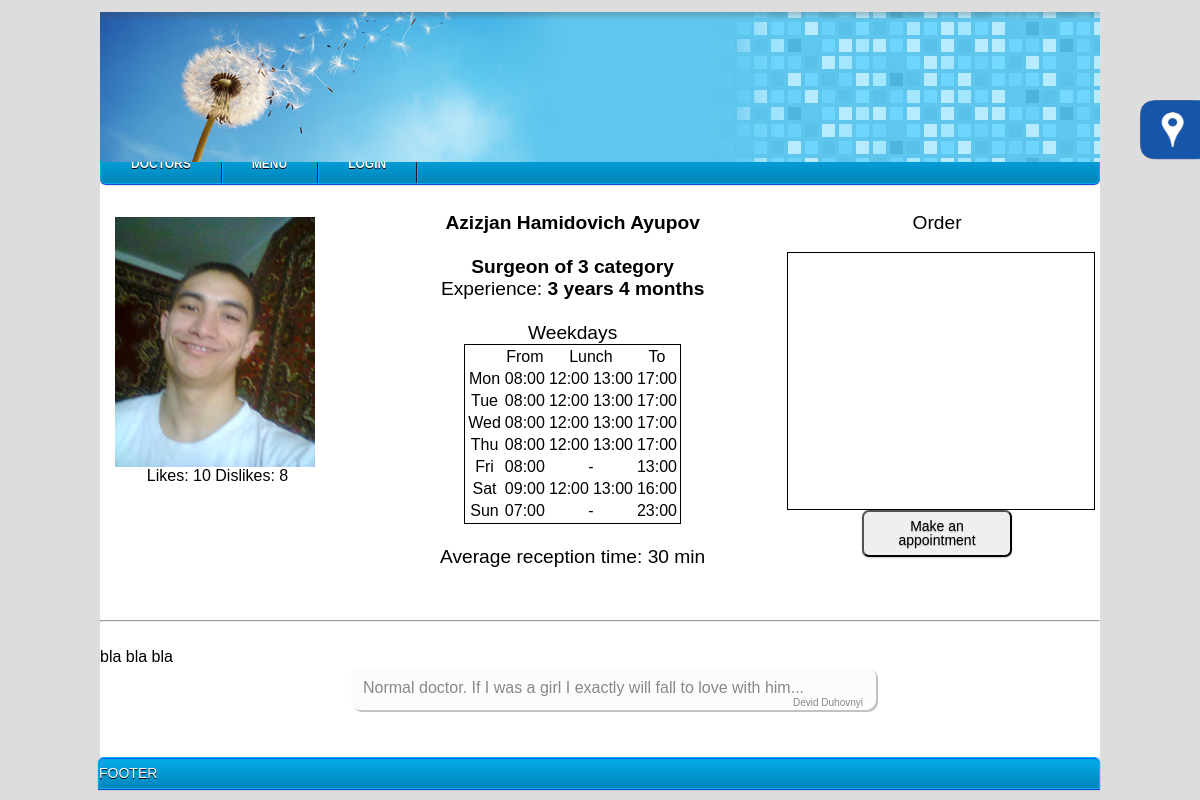
Page /index.php?doctor=25 on the earlier database version.
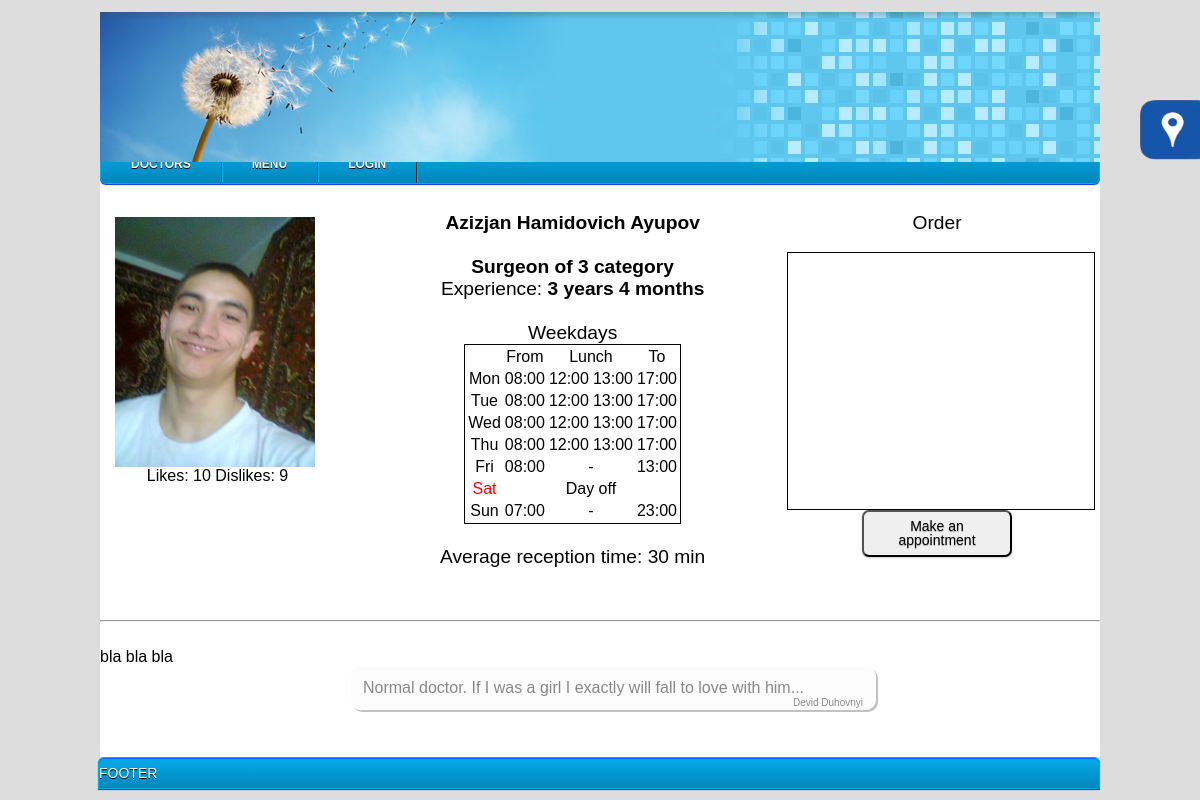
Same page on the later database version.
### tables this page shows
CREATE TABLE IF NOT EXISTS `Rating` (
  `Emp_ID` int(11) NOT NULL,
  `Likes` int(10) DEFAULT '0',
  `Dislikes` int(10) DEFAULT '0'
);

CREATE TABLE IF NOT EXISTS `Schedule` (
  `Day_ID` int(10) NOT NULL,
  `Emp_ID` int(10) NOT NULL,
  `Day` varchar(3) NOT NULL,
  `Start` time NOT NULL,
  `Lunch_Start` time DEFAULT NULL,
  `Lunch_End` time DEFAULT NULL,
  `End` time DEFAULT NULL
);

CREATE TABLE IF NOT EXISTS `Emp_comments` (
  `Emp_comments_ID` int(11) NOT NULL,
  `Emp_ID` int(5) NOT NULL,
  `Patient_Id` int(11) NOT NULL,
  `Date` timestamp NOT NULL DEFAULT CURRENT_TIMESTAMP,
  `Text` text NOT NULL
);

CREATE TABLE IF NOT EXISTS `patients` (
  `ID` int(11) NOT NULL,
  `First_Name` varchar(30) NOT NULL,
  `Middle_Name` varchar(30) DEFAULT NULL,
  `Second_Name` varchar(30) NOT NULL,
  `Birth_Date` date NOT NULL,
  `Gender` tinyint(1) NOT NULL DEFAULT '1',
  `Insurance_Category` int(10) DEFAULT NULL,
  `Diagnosis` int(11) NOT NULL,
  `Virus` tinyint(1) NOT NULL,
  `Receipt_Date` date NOT NULL,
  `Prof` varchar(25) NOT NULL,
  `Address` varchar(70) NOT NULL,
  `Phone` varchar(20) NOT NULL,
  `Email` varchar(30) NOT NULL,
  `Care_Doctor` int(5) NOT NULL,
  `Advisers` tinyint(1) DEFAULT NULL COMMENT 'If a patient has advisers here will 1 and we start to search him being sure he exists',
  `Care_Doctor_Prof` int(5) NOT NULL,
  `Photo` varchar(50) NOT NULL,
  `Comment` varchar(150) DEFAULT NULL
);

### pages/doctor.php (the view, shortened to what the changed rows need)
<?php
	if(isset($_GET[doctor])){
		$result = $mysqli->query("SELECT * FROM Employee WHERE Emp_ID=$_GET[doctor]");
		$data = $result->fetch_array();
		$result = $mysqli->query("SELECT Name FROM Staff WHERE Id = $data[Prof]");
		$dataFromStaff = $result->fetch_array();
		$result = $mysqli->query("SELECT * FROM `Schedule` WHERE Emp_ID = $_GET[doctor]") or die(mysql_error());
		$currentDate = date('m/d/Y');
		$diff = abs(strtotime($currentDate) - strtotime($data[CarierStart]));
		$years = floor($diff / (365*60*60*24));
		$months = floor(($diff - $years * 365*60*60*24) / (30*60*60*24));
		$query = $mysqli->query("SELECT Likes, Dislikes FROM Rating WHERE Emp_ID = $data[Emp_ID]");
		$rating = $query->fetch_array(MYSQLI_ASSOC);
		print "
			<div class='docInfo'>
				<div class='doc_photo_rating'>
					<img src='../images/$data[Image]'>
					<div class='rating'>
						Likes: $rating[Likes]";
						print "
						Dislikes: $rating[Dislikes]
					</div>
				</div>";
				$dfs = array();
				$workdays = array();
				while($dataFromSchedule = $result->fetch_array(MYSQLI_ASSOC)){
						$dfs[] = $dataFromSchedule;
						$workdays[] = $dataFromSchedule['Day'];
				}
						print "
				<div class='doc_about'>
						<center><big><b>$data[First_Name] $data[Middle_Name] $data[Surname]<br><br>
					$dataFromStaff[Name] of $data[Category] category <br>
					</b>Experience:<b> $years years $months months</b><br>
					<br>
					<table class='brd' id='textCenter'>
						<tr><td></td><td>From</td><td colspan='2'>Lunch</td><td style='text-align: center;'>To</td></tr>Weekdays";
						foreach($dfs as $row) if($row['Day'] == 'Mon') { print "<tr><td>Mon</td><td>" . date("H:i",strtotime($row['Start'])) . "</td>"; if($row[Lunch_Start] != $row[Lunch_End]){ print "<td>" . date("H:i",strtotime($row['Lunch_Start'])) . "</td><td>". date("H:i",strtotime($row['Lunch_End']))."</td>";} else print "<td colspan='2'>-</td>"; print "</td><td>".date("H:i", strtotime($row['End']))."</td> </tr>";}
						foreach($dfs as $row) if($row['Day'] == 'Tue') { print "<tr><td>Tue</td><td>" . date("H:i",strtotime($row['Start'])) . "</td>"; if($row[Lunch_Start] != $row[Lunch_End]){ print "<td>" . date("H:i",strtotime($row['Lunch_Start'])) . "</td><td>". date("H:i",strtotime($row['Lunch_End']))."</td>";} else print "<td colspan='2'>-</td>"; print "</td><td>".date("H:i", strtotime($row['End']))."</td> </tr>";}
						foreach($dfs as $row) if($row['Day'] == 'Wed') { print "<tr><td>Wed</td><td>" . date("H:i",strtotime($row['Start'])) . "</td>"; if($row[Lunch_Start] != $row[Lunch_End]){ print "<td>" . date("H:i",strtotime($row['Lunch_Start'])) . "</td><td>". date("H:i",strtotime($row['Lunch_End']))."</td>";} else print "<td colspan='2'>-</td>"; print "</td><td>".date("H:i", strtotime($row['End']))."</td> </tr>";}
						foreach($dfs as $row) if($row['Day'] == 'Thu') { print "<tr><td>Thu</td><td>" . date("H:i",strtotime($row['Start'])) . "</td>"; if($row[Lunch_Start] != $row[Lunch_End]){ print "<td>" . date("H:i",strtotime($row['Lunch_Start'])) . "</td><td>". date("H:i",strtotime($row['Lunch_End']))."</td>";} else print "<td colspan='2'>-</td>"; print "</td><td>".date("H:i", strtotime($row['End']))."</td> </tr>";}
						foreach($dfs as $row) if($row['Day'] == 'Fri') { print "<tr><td>Fri</td><td>" . date("H:i",strtotime($row['Start'])) . "</td>"; if($row[Lunch_Start] != $row[Lunch_End]){ print "<td>" . date("H:i",strtotime($row['Lunch_Start'])) . "</td><td>". date("H:i",strtotime($row['Lunch_End']))."</td>";} else print "<td colspan='2'>-</td>"; print "</td><td>".date("H:i", strtotime($row['End']))."</td> </tr>";}
						foreach($dfs as $row) if($row['Day'] == 'Sat') { print "<tr><td>Sat</td><td>" . date("H:i",strtotime($row['Start'])) . "</td>"; if($row[Lunch_Start] != $row[Lunch_End]){ print "<td>" . date("H:i",strtotime($row['Lunch_Start'])) . "</td><td>". date("H:i",strtotime($row['Lunch_End']))."</td>";} else print "<td colspan='2'>-</td>"; print "</td><td>".date("H:i", strtotime($row['End']))."</td> </tr>";}
						if (!in_array("Sat", $workdays)) print "<tr><td><font color='red'>Sat</font></td><td colspan='4' style='text-align:center'>Day off</td></tr>";
						foreach($dfs as $row) if($row['Day'] == 'Sun') { print "<tr><td>Sun</td><td>" . date("H:i",strtotime($row['Start'])) . "</td>"; if($row[Lunch_Start] != $row[Lunch_End]){ print "<td>" . date("H:i",strtotime($row['Lunch_Start'])) . "</td><td>". date("H:i",strtotime($row['Lunch_End']))."</td>";} else print "<td colspan='2'>-</td>"; print "</td><td>".date("H:i", strtotime($row['End']))."</td> </tr>";}
						print "
					</table>";
						$forOneRecp = $mysqli->query("SELECT `Time` FROM `Reception` WHERE Emp_ID = $_GET[doctor]");
					$oneRecp = $forOneRecp->fetch_array();
					if($oneRecp['Time']){
						print "<br>Average  reception time: ".$oneRecp['Time']." min";
					}
					print "</big></center>
				</div>
				<div id='orderView'>
					<center> <big> Order </big> </center> <br>
					<div id='orderAction'>
						<script>
							window.onload = function() {
								orderView($data[Emp_ID]);
							};
						</script>
					</div>
					<center><button class='button' onClick='hiddenShow(\"b1\"); ";
							if(!$_SESSION['log'])
									echo "unregVisitorForm(".$data[Emp_ID].");'";
								else
									echo "datePicker($data[Emp_ID], ".$_SESSION[userData][ID].", 0);'";
							print " id='button11'>Make an appointment</button></center><br>
				</div>
			</div>
			<hr><br>$data[CurriculumVitae]<br>";
		$result = $mysqli->query("SELECT * FROM Emp_comments WHERE Emp_ID = $data[Emp_ID] ORDER by `Date` DESC") or die(mysql_error());
		$comments = $result->fetch_array();
		if($comments){
			do
			{
				$res = $mysqli->query("SELECT First_Name, Second_Name, ID FROM patients WHERE ID = $comments[Patient_Id]") or die(mysql_error());
				$patientData = $res->fetch_array();
				print "<div class='comment_block'>";
							if($_SESSION['class'] == 4 and $patientData[ID] == $_SESSION[userData][ID])
								print "$comments[Text] <a href='../phpHendlers/commentDeleting.php?id=$comments[Emp_comments_ID]&from=$data[Emp_ID]' style='text-decoration: none; text-color: grey'>&#10005</a><br>";
							else
								print "$comments[Text]<br>";
				print "<div class='comment_signiture'>$patientData[First_Name] $patientData[Second_Name]</div></div>";
			}
			while($comments = $result->fetch_array());
		}else{
			print '<centr>Nobody leaves a comment<br></center>';
		}
    }
?>

Differences in the rows shown:
removed schedule: Start "09:00", Lunch_Start "12:00", Lunch_End "13:00", End "16:00"
changed rating: Dislikes "8" → "9"
Other differences:
text now shown: "Sat Day off"
